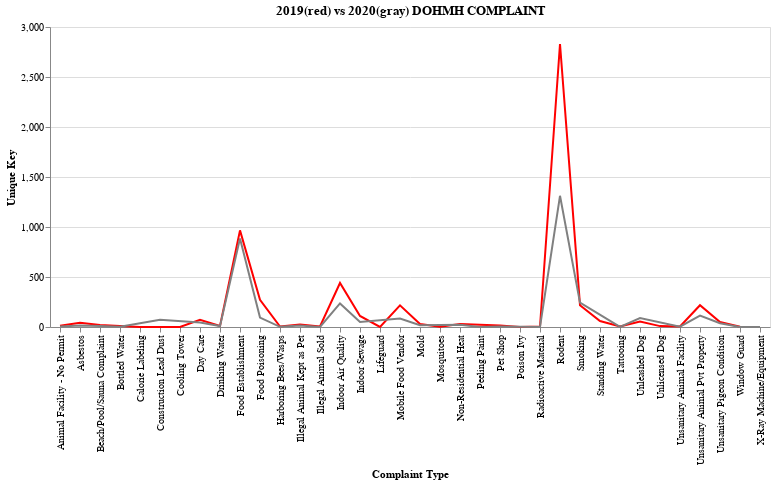

Source (notebook cell):
### Code cell
chart3 = alt.Chart(test_19).mark_line().encode(x='Complaint Type', y='Unique Key',color=alt.value('red'))
chart4 = alt.Chart(test_20).mark_line().encode(x='Complaint Type', y='Unique Key', color=alt.value('gray'))

(chart3 + chart4).properties(title="2019(red) vs 2020(gray) DOHMH COMPLAINT")

### Figure 1 — Vega-Lite specification as saved in the notebook (floating-point values rounded to 4 significant figures)
{"config": {"view": {"continuousWidth": 400, "continuousHeight": 300}}, "layer": [{"data": {"name": "data-8c1e69ebcdbe25fe238cd6d8c93045ca"}, "mark": "line", "encoding": {"color": {"value": "red"}, "x": {"type": "nominal", "field": "Complaint Type"}, "y": {"type": "quantitative", "field": "Unique Key"}}}, {"data": {"name": "data-1c29be4a9e674a3ea582a6afef0a6f5f"}, "mark": "line", "encoding": {"color": {"value": "gray"}, "x": {"type": "nominal", "field": "Complaint Type"}, "y": {"type": "quantitative", "field": "Unique Key"}}}], "title": "2019(red) vs 2020(gray) DOHMH COMPLAINT", "$schema": "https://vega.github.io/schema/vega-lite/v4.8.1.json", "datasets": {"data-8c1e69ebcdbe25fe238cd6d8c93045ca": [{"Complaint Type": "Animal Facility - No Permit", "Unique Key": 12}, {"Complaint Type": "Asbestos", "Unique Key": 42}, {"Complaint Type": "Beach/Pool/Sauna Complaint", "Unique Key": 19}, {"Complaint Type": "Calorie Labeling", "Unique Key": 1}, {"Complaint Type": "Cooling Tower", "Unique Key": 1}, {"Complaint Type": "Day Care", "Unique Key": 71}, {"Complaint Type": "Drinking Water", "Unique Key": 10}, {"Complaint Type": "Food Establishment", "Unique Key": 966}, {"Complaint Type": "Food Poisoning", "Unique Key": 271}, {"Complaint Type": "Harboring Bees/Wasps", "Unique Key": 5}, {"Complaint Type": "Illegal Animal Kept as Pet", "Unique Key": 24}, {"Complaint Type": "Illegal Animal Sold", "Unique Key": 6}, {"Complaint Type": "Indoor Air Quality", "Unique Key": 440}, {"Complaint Type": "Indoor Sewage", "Unique Key": 110}, {"Complaint Type": "Lifeguard", "Unique Key": 1}, {"Complaint Type": "Mobile Food Vendor", "Unique Key": 217}, {"Complaint Type": "Mold", "Unique Key": 30}, {"Complaint Type": "Mosquitoes", "Unique Key": 2}, {"Complaint Type": "Non-Residential Heat", "Unique Key": 31}, {"Complaint Type": "Pet Shop", "Unique Key": 15}, {"Complaint Type": "Poison Ivy", "Unique Key": 1}, {"Complaint Type": "Radioactive Material", "Unique Key": 5}, {"Complaint Type": "Rodent", "Unique Key": 2830}, {"Complaint Type": "Smoking", "Unique Key": 218}, {"Complaint Type": "Standing Water", "Unique Key": 60}, {"Complaint Type": "Tattooing", "Unique Key": 6}, {"Complaint Type": "Unleashed Dog", "Unique Key": 55}, {"Complaint Type": "Unlicensed Dog", "Unique Key": 9}, {"Complaint Type": "Unsanitary Animal Facility", "Unique Key": 6}, {"Complaint Type": "Unsanitary Animal Pvt Property", "Unique Key": 218}, {"Complaint Type": "Unsanitary Pigeon Condition", "Unique Key": 50}, {"Complaint Type": "Window Guard", "Unique Key": 2}], "data-1c29be4a9e674a3ea582a6afef0a6f5f": [{"Complaint Type": "Animal Facility - No Permit", "Unique Key": 4}, {"Complaint Type": "Asbestos", "Unique Key": 15}, {"Complaint Type": "Beach/Pool/Sauna Complaint", "Unique Key": 9}, {"Complaint Type": "Bottled Water", "Unique Key": 2}, {"Complaint Type": "Construction Lead Dust", "Unique Key": 73}, {"Complaint Type": "Day Care", "Unique Key": 44}, {"Complaint Type": "Drinking Water", "Unique Key": 9}, {"Complaint Type": "Food Establishment", "Unique Key": 886}, {"Complaint Type": "Food Poisoning", "Unique Key": 94}, {"Complaint Type": "Harboring Bees/Wasps", "Unique Key": 2}, {"Complaint Type": "Illegal Animal Kept as Pet", "Unique Key": 14}, {"Complaint Type": "Illegal Animal Sold", "Unique Key": 1}, {"Complaint Type": "Indoor Air Quality", "Unique Key": 236}, {"Complaint Type": "Indoor Sewage", "Unique Key": 50}, {"Complaint Type": "Mobile Food Vendor", "Unique Key": 85}, {"Complaint Type": "Mold", "Unique Key": 17}, {"Complaint Type": "Non-Residential Heat", "Unique Key": 22}, {"Complaint Type": "Peeling Paint", "Unique Key": 1}, {"Complaint Type": "Pet Shop", "Unique Key": 5}, {"Complaint Type": "Radioactive Material", "Unique Key": 1}, {"Complaint Type": "Rodent", "Unique Key": 1312}, {"Complaint Type": "Smoking", "Unique Key": 243}, {"Complaint Type": "Tattooing", "Unique Key": 2}, {"Complaint Type": "Unleashed Dog", "Unique Key": 89}, {"Complaint Type": "Unsanitary Animal Facility", "Unique Key": 3}, {"Complaint Type": "Unsanitary Animal Pvt Property", "Unique Key": 114}, {"Complaint Type": "Unsanitary Pigeon Condition", "Unique Key": 37}, {"Complaint Type": "Window Guard", "Unique Key": 1}, {"Complaint Type": "X-Ray Machine/Equipment", "Unique Key": 1}]}}
